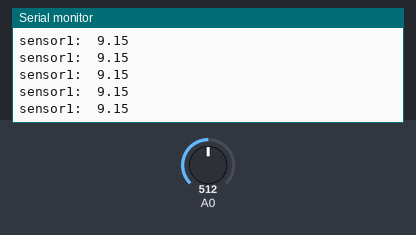
The sketch below on a simulated Arduino Zero (SAMD21). On the bench: the last lines printed to the serial monitor. Inputs (shaded band) come from the test bench; at power-on: A0 = 512.

Above: at 1.2 s.
1.3 s: A0 set to 0
At 1.44 s:
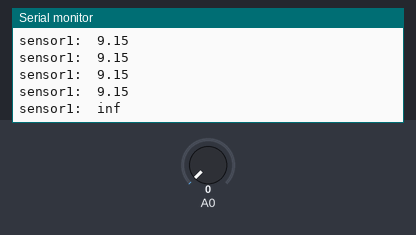
3.2 s: A0 set to 122
At 3.21 s:
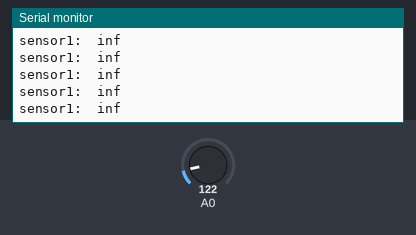

The sketch:

IR_Sensor_after_Calibration.ino
```cpp
#define debugSerial SerialUSB

int IRpin = 0;                                    // analog pin for reading the IR sensor

void setup() {
  debugSerial.begin(9600);                             // start the serial port
}

void loop() {


 //reads a value from the specified pin and maps input voltage from 0 to 3.3v into iteger values of 0 to 1023
  int SensorValue  = analogRead(IRpin);

  // converts the value read from specified pin back to voltage
  float Volts = SensorValue * (3.3/1023);

  // the equation derived from calibration (y = 19.789x^-1.539) where y = distance and x = volts
  delay(10);
  double Distance =  19.798* pow(Volts, -1.539) ;

  debugSerial.print("sensor1:  ");
  debugSerial.println(Distance);   // print the distance in the serial monitor

  delay(100);
}
```

Measured:
- after the input at 1.3 s, the serial monitor: prints a new line at once (image 1)
